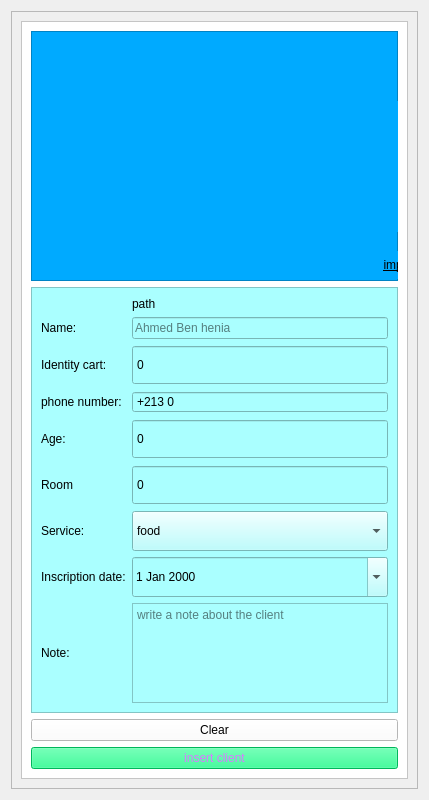
      <widget class="QWidget" name="page_3">
       <layout class="QGridLayout" name="gridLayout_16">
        <item row="0" column="0">
         <widget class="QFrame" name="frame_21">
          <property name="frameShape">
           <enum>QFrame::StyledPanel</enum>
          </property>
          <property name="frameShadow">
           <enum>QFrame::Raised</enum>
          </property>
          <layout class="QGridLayout" name="gridLayout_17">
           <item row="0" column="0">
            <widget class="QFrame" name="frame_22">
             <property name="maximumSize">
              <size>
               <width>800</width>
               <height>1000</height>
              </size>
             </property>
             <property name="styleSheet">
              <string notr="true">background-color: rgb(255, 255, 255);</string>
             </property>
             <property name="frameShape">
              <enum>QFrame::StyledPanel</enum>
             </property>
             <property name="frameShadow">
              <enum>QFrame::Raised</enum>
             </property>
             <layout class="QGridLayout" name="gridLayout_18">
              <item row="0" column="0">
               <widget class="QFrame" name="frame_23">
                <property name="minimumSize">
                 <size>
                  <width>0</width>
                  <height>250</height>
                 </size>
                </property>
                <property name="maximumSize">
                 <size>
                  <width>16777215</width>
                  <height>250</height>
                 </size>
                </property>
                <property name="styleSheet">
                 <string notr="true">background-color: rgb(0, 170, 255);</string>
                </property>
                <property name="frameShape">
                 <enum>QFrame::StyledPanel</enum>
                </property>
                <property name="frameShadow">
                 <enum>QFrame::Raised</enum>
                </property>
                <widget class="QLabel" name="label_15">
                 <property name="geometry">
                  <rect>
                   <x>290</x>
                   <y>70</y>
                   <width>181</width>
                   <height>131</height>
                  </rect>
                 </property>
                 <property name="text">
                  <string/>
                 </property>
                 <property name="pixmap">
                  <pixmap>images/f9edc9fa-e589-4547-85c3-1c4822da8301-removebg-preview.png</pixmap>
                 </property>
                 <property name="scaledContents">
                  <bool>true</bool>
                 </property>
                </widget>
                <widget class="QPushButton" name="pushButton_13">
                 <property name="geometry">
                  <rect>
                   <x>340</x>
                   <y>220</y>
                   <width>93</width>
                   <height>28</height>
                  </rect>
                 </property>
                 <property name="styleSheet">
                  <string notr="true">border:none;
font: 8pt &quot;MS Shell Dlg 2&quot;;
text-decoration: underline;</string>
                 </property>
                 <property name="text">
                  <string>import Photo</string>
                 </property>
                </widget>
               </widget>
              </item>
              <item row="1" column="0">
               <widget class="QFrame" name="frame_24">
                <property name="styleSheet">
                 <string notr="true">background-color: rgb(170, 255, 255);</string>
                </property>
                <property name="frameShape">
                 <enum>QFrame::StyledPanel</enum>
                </property>
                <property name="frameShadow">
                 <enum>QFrame::Raised</enum>
                </property>
                <layout class="QGridLayout" name="gridLayout_19">
                 <item row="5" column="1">
                  <widget class="QSpinBox" name="spinBox_4">
                   <property name="minimumSize">
                    <size>
                     <width>0</width>
                     <height>40</height>
                    </size>
                   </property>
                   <property name="buttonSymbols">
                    <enum>QAbstractSpinBox::NoButtons</enum>
                   </property>
                   <property name="maximum">
                    <number>999999999</number>
                   </property>
                  </widget>
                 </item>
                 <item row="4" column="1">
                  <widget class="QSpinBox" name="spinBox_3">
                   <property name="minimumSize">
                    <size>
                     <width>0</width>
                     <height>40</height>
                    </size>
                   </property>
                   <property name="buttonSymbols">
                    <enum>QAbstractSpinBox::NoButtons</enum>
                   </property>
                   <property name="maximum">
                    <number>999999999</number>
                   </property>
                  </widget>
                 </item>
                 <item row="0" column="1">
                  <widget class="QLabel" name="label_16">
                   <property name="maximumSize">
                    <size>
                     <width>16777215</width>
                     <height>40</height>
                    </size>
                   </property>
                   <property name="text">
                    <string>path</string>
                   </property>
                  </widget>
                 </item>
                 <item row="1" column="0">
                  <widget class="QLabel" name="label_17">
                   <property name="text">
                    <string>Name:</string>
                   </property>
                  </widget>
                 </item>
                 <item row="2" column="0">
                  <widget class="QLabel" name="label_18">
                   <property name="text">
                    <string>Identity cart: </string>
                   </property>
                  </widget>
                 </item>
                 <item row="2" column="1">
                  <widget class="QSpinBox" name="spinBox_2">
                   <property name="minimumSize">
                    <size>
                     <width>0</width>
                     <height>40</height>
                    </size>
                   </property>
                   <property name="buttonSymbols">
                    <enum>QAbstractSpinBox::NoButtons</enum>
                   </property>
                   <property name="maximum">
                    <number>999999999</number>
                   </property>
                  </widget>
                 </item>
                 <item row="3" column="1">
                  <widget class="QSpinBox" name="spinBox">
                   <property name="maximumSize">
                    <size>
                     <width>16777215</width>
                     <height>40</height>
                    </size>
                   </property>
                   <property name="buttonSymbols">
                    <enum>QAbstractSpinBox::NoButtons</enum>
                   </property>
                   <property name="suffix">
                    <string/>
                   </property>
                   <property name="prefix">
                    <string>+213 </string>
                   </property>
                   <property name="maximum">
                    <number>999999999</number>
                   </property>
                  </widget>
                 </item>
                 <item row="6" column="0">
                  <widget class="QLabel" name="label_25">
                   <property name="text">
                    <string>Service:</string>
                   </property>
                  </widget>
                 </item>
                 <item row="3" column="0">
                  <widget class="QLabel" name="label_19">
                   <property name="text">
                    <string>phone number:</string>
                   </property>
                  </widget>
                 </item>
                 <item row="5" column="0">
                  <widget class="QLabel" name="label_21">
                   <property name="text">
                    <string>Room</string>
                   </property>
                  </widget>
                 </item>
                 <item row="4" column="0">
                  <widget class="QLabel" name="label_20">
                   <property name="text">
                    <string>Age:</string>
                   </property>
                  </widget>
                 </item>
                 <item row="6" column="1">
                  <widget class="QComboBox" name="comboBox_2">
                   <property name="minimumSize">
                    <size>
                     <width>0</width>
                     <height>40</height>
                    </size>
                   </property>
                   <item>
                    <property name="text">
                     <string>food</string>
                    </property>
                   </item>
                   <item>
                    <property name="text">
                     <string>sport</string>
                    </property>
                   </item>
                   <item>
                    <property name="text">
                     <string>coffe</string>
                    </property>
                   </item>
                   <item>
                    <property name="text">
                     <string>pool</string>
                    </property>
                   </item>
                   <item>
                    <property name="text">
                     <string>spa</string>
                    </property>
                   </item>
                  </widget>
                 </item>
                 <item row="1" column="1">
                  <widget class="QLineEdit" name="lineEdit_7">
                   <property name="maximumSize">
                    <size>
                     <width>16777215</width>
                     <height>40</height>
                    </size>
                   </property>
                   <property name="placeholderText">
                    <string>Ahmed Ben henia</string>
                   </property>
                  </widget>
                 </item>
                 <item row="9" column="0">
                  <widget class="QLabel" name="label_22">
                   <property name="text">
                    <string>Note:</string>
                   </property>
                  </widget>
                 </item>
                 <item row="9" column="1">
                  <widget class="QTextEdit" name="textEdit">
                   <property name="maximumSize">
                    <size>
                     <width>16777215</width>
                     <height>100</height>
                    </size>
                   </property>
                   <property name="placeholderText">
                    <string>write a note about the client</string>
                   </property>
                  </widget>
                 </item>
                 <item row="8" column="1">
                  <widget class="QDateEdit" name="dateEdit">
                   <property name="minimumSize">
                    <size>
                     <width>0</width>
                     <height>40</height>
                    </size>
                   </property>
                   <property name="calendarPopup">
                    <bool>true</bool>
                   </property>
                  </widget>
                 </item>
                 <item row="8" column="0">
                  <widget class="QLabel" name="label_26">
                   <property name="text">
                    <string>Inscription date:</string>
                   </property>
                  </widget>
                 </item>
                </layout>
               </widget>
              </item>
              <item row="3" column="0">
               <widget class="QPushButton" name="pushButton_10">
                <property name="styleSheet">
                 <string notr="true">QPushButton{
color: rgb(215, 123, 255);
background-color: rgb(0, 255, 127);
}



QPushButton:hover{
	color: rgb(47, 32, 255);
	background-color: rgb(6, 170, 127);
}</string>
                </property>
                <property name="text">
                 <string>insert client</string>
                </property>
               </widget>
              </item>
              <item row="2" column="0">
               <widget class="QPushButton" name="pushButton_9">
                <property name="text">
                 <string>Clear</string>
                </property>
               </widget>
              </item>
             </layout>
            </widget>
           </item>
          </layout>
         </widget>
        </item>
       </layout>
      </widget>
